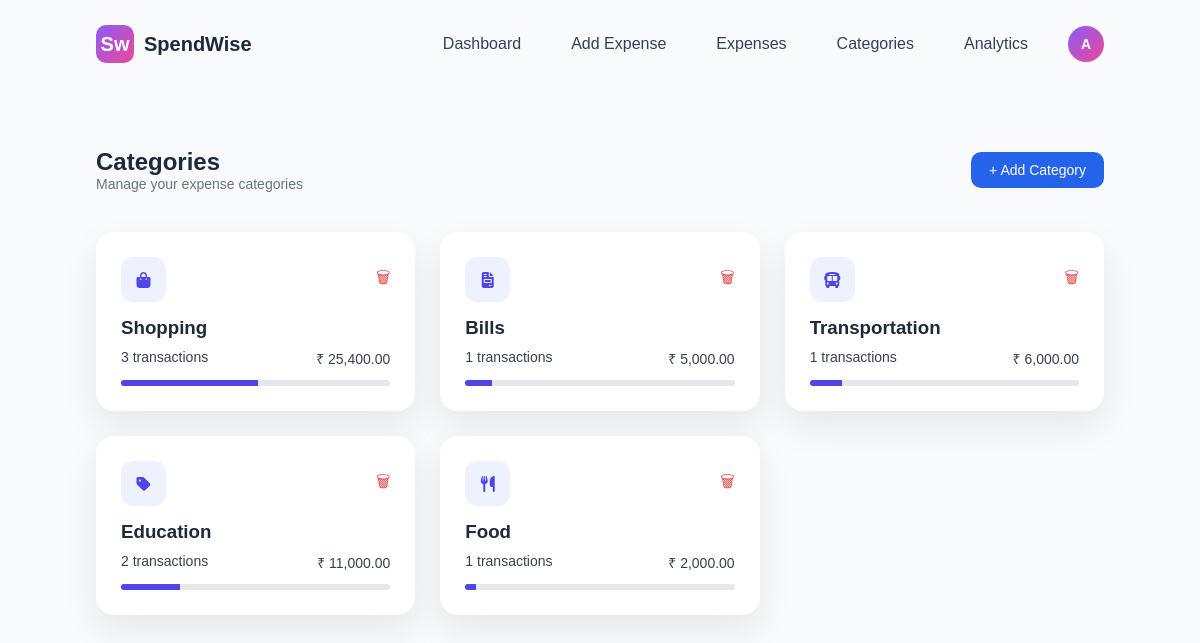
The app's page /categories.php (signed in) with its own data.
### tables this page shows
CREATE TABLE `categories` (
  `id` int NOT NULL,
  `user_id` int NOT NULL,
  `name` varchar(100) NOT NULL,
  `created_at` timestamp NULL DEFAULT CURRENT_TIMESTAMP
);

### categories.php (the view, shortened to what this page needs)
<?php
include("config.php");
$user_id = $_SESSION['user_id'];
$query = "
SELECT
    c.id,
    c.name,
    COUNT(e.id) as total_transactions,
    IFNULL(SUM(e.amount),0) as total_amount
FROM categories c
LEFT JOIN expenses e
    ON c.name = e.category
    AND e.user_id = $user_id
WHERE c.user_id = $user_id
GROUP BY c.id
";
$result = $conn->query($query);
$totalQuery = $conn->query("
SELECT SUM(amount) as grand_total
FROM expenses
WHERE user_id = $user_id
");
$totalData = $totalQuery->fetch_assoc();
$grand_total = $totalData['grand_total'] ?? 0;
?>
<!DOCTYPE html>
<html>
<head>
    <link rel="stylesheet" href="style.css">
    <link rel="stylesheet" href="categories.css">
    <link rel="stylesheet" href="https://cdnjs.cloudflare.com/ajax/libs/font-awesome/6.5.0/css/all.min.css">
</head>
<body>
<header class="navbar">
    <div class="logo">
        <div class="logo-icon">
            <span class="big-f">S</span>
            <span class="small-t">w</span>
        </div>
        SpendWise
    </div>
<nav>
<a href="dashboard.php">Dashboard</a>
<a href="add_expense.php">Add Expense</a>
<a href="expenses.php">Expenses</a>
<a href="categories.php">Categories</a>
<a href="analytics.php">Analytics</a>
<div class="profile-menu">
<div class="profile-icon" onclick="toggleProfile()">
<?php echo strtoupper(substr($_SESSION['username'],0,1)); ?>
</div>
</div>
</nav>
</header>
<section class="category-container">
    <div class="category-header">
        <div>
            <h2>Categories</h2>
            <p>Manage your expense categories</p>
        </div>
        <a href="add_category.php" class="btn-add">+ Add Category</a>
    </div>
    <div class="category-grid">
        <?php
        if($result && $result->num_rows > 0) {
            while($row = $result->fetch_assoc()) {
                $percentage = ($grand_total > 0)
                    ? ($row['total_amount'] / $grand_total) * 100
                    : 0;
        ?>
        <div class="category-card">
            <div class="card-top">
                <?php
$icon = "fa-tag";
switch($row['name']){
case "Food":
$icon = "fa-utensils";
break;
case "Shopping":
$icon = "fa-bag-shopping";
break;
case "Transportation":
$icon = "fa-bus";
break;
case "Bills":
$icon = "fa-file-invoice";
break;
}
?>
<div class="category-icon">
<i class="fa-solid <?php echo $icon ?>"></i>
</div>
                <a href="delete_category.php?id=<?php echo $row['id']; ?>" class="delete-btn">🗑</a>
            </div>
            <h3><?php echo $row['name']; ?></h3>
            <div class="meta">
                <span><?php echo $row['total_transactions']; ?> transactions</span>
                <span>₹ <?php echo number_format($row['total_amount'],2); ?></span>
            </div>
            <div class="progress-bar">
                <div class="progress" style="width: <?php echo $percentage; ?>%"></div>
            </div>
        </div>
        <?php
            }
        } else {
            echo "<p>No categories added yet.</p>";
        }
        ?>
    </div>
</section>
</body>
</html>

### style.css (style rules this page uses)
* { margin:0; padding:0; box-sizing:border-box; font-family:'Poppins', sans-serif; }
body { background:#f8fafc; color:#1e293b; }
.navbar { display:flex; justify-content:space-between; align-items:center; padding:25px 8%; }
.logo { display:flex; align-items:center; font-weight:600; font-size:20px; }
.logo-icon { width:38px; height:38px; background:linear-gradient(135deg,#8b5cf6,#ec4899); border-radius:10px; display:flex; align-items:center; justify-content:center; color:white; margin-right:10px; }
.navbar nav a { margin-left:25px; text-decoration:none; color:#334155; font-weight:500; }
.profile-menu { position:relative; display:inline-block; margin-left:10px; }
.profile-icon { width:34px; height:34px; border-radius:50%; background:#6366f1; color:white; display:flex; align-items:center; justify-content:center; font-weight:600; cursor:pointer; font-size:14px; }
.navbar { display:flex; justify-content:space-between; align-items:center; }
.navbar nav { display:flex; align-items:center; gap:25px; margin-left:auto; }
.profile-menu { position:relative; margin-left:15px; }
.profile-icon { width:36px; height:36px; border-radius:50%; background:linear-gradient(135deg,#8b5cf6,#ec4899); color:white; display:flex; align-items:center; justify-content:center; font-weight:600; cursor:pointer; font-size:14px; }
body { transition: all 0.3s ease; }

### categories.css (style rules this page uses)
.category-container { padding: 60px 8%; }
.category-header { display: flex; justify-content: space-between; align-items: center; margin-bottom: 40px; }
.category-header p { color: #6b7280; font-size: 14px; }
.btn-add { background: #2563eb; color: white; padding: 10px 18px; border-radius: 10px; text-decoration: none; font-size: 14px; font-weight: 500; }
.category-grid { display: grid; grid-template-columns: repeat(auto-fill, minmax(280px, 1fr)); gap: 25px; }
.category-card { background: white; padding: 25px; border-radius: 18px; box-shadow: 0 15px 35px rgba(0,0,0,0.08); transition: 0.2s ease; }
.card-top { display: flex; justify-content: space-between; align-items: center; }
.category-icon { width: 45px; height: 45px; border-radius: 12px; background: #eef2ff; display: flex; align-items: center; justify-content: center; font-weight: bold; color: #4f46e5; }
.category-card h3 { margin: 15px 0 10px; }
.meta { display: flex; justify-content: space-between; font-size: 14px; color: #374151; margin-bottom: 12px; }
.progress-bar { height: 6px; background: #e5e7eb; border-radius: 10px; overflow: hidden; }
.progress { height: 100%; background: #4f46e5; }
.delete-btn { text-decoration: none; font-size: 16px; color: #ef4444; }

### records on screen
categories: name "Shopping", total_transactions "3", total_amount "25,400.00", $percentage 50.901803607214 (drawn)
categories: name "Bills", total_transactions "1", total_amount "5,000.00", $percentage 10.02004008016 (drawn)
categories: name "Transportation", total_transactions "1", total_amount "6,000.00", $percentage 12.024048096192 (drawn)
categories: name "Education", total_transactions "2", total_amount "11,000.00", $percentage 22.044088176353 (drawn)
categories: name "Food", total_transactions "1", total_amount "2,000.00", $percentage 4.0080160320641 (drawn)

### other values on screen
substr($_SESSION['username'],0,1) "A"
